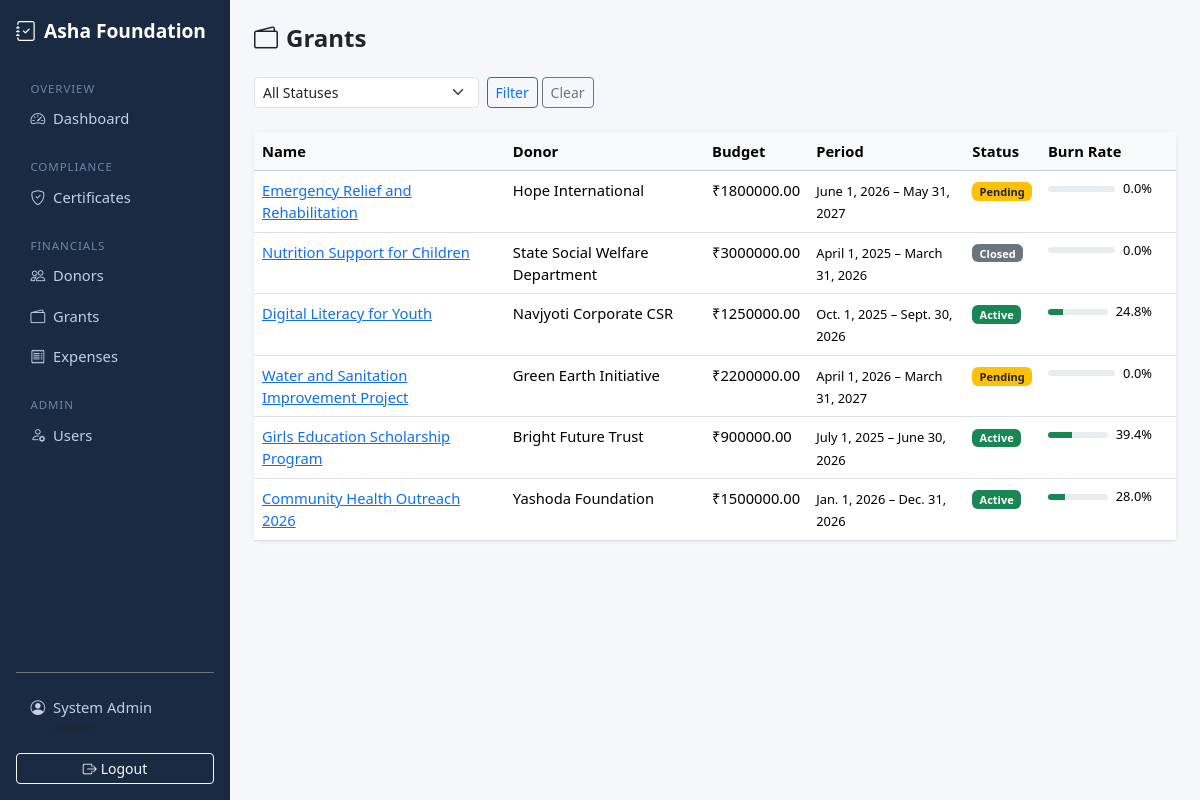
The app's page /grants/ (signed in) with its own data.
### apps/accounts/models.py (models this page shows, shortened)
class User(AbstractUser):
    ROLE_ADMIN = "admin"
    ROLE_FINANCE = "finance"
    ROLE_AUDITOR = "auditor"
    ROLE_CHOICES = [
        (ROLE_ADMIN, "Admin"),
        (ROLE_FINANCE, "Finance Manager"),
        (ROLE_AUDITOR, "Auditor"),
    ]
    role = models.CharField(
        max_length=20,
        choices=ROLE_CHOICES,
        default=ROLE_AUDITOR,
    )
    phone = models.CharField(max_length=20, blank=True)
    @property
    def is_admin_role(self):
        return self.role == self.ROLE_ADMIN
    @property
    def is_finance(self):
        return self.role == self.ROLE_FINANCE
    @property
    def is_auditor(self):
        return self.role == self.ROLE_AUDITOR
    @property
    def can_write(self):
        return self.role == self.ROLE_FINANCE

### apps/grants/models.py (models this page shows, shortened)
class Grant(models.Model):
    STATUS_PENDING = "pending"
    STATUS_ACTIVE = "active"
    STATUS_CLOSED = "closed"
    STATUS_CHOICES = [
        (STATUS_PENDING, "Pending"),
        (STATUS_ACTIVE, "Active"),
        (STATUS_CLOSED, "Closed"),
    ]
    donor = models.ForeignKey(Donor, on_delete=models.PROTECT, related_name="grants")
    name = models.CharField(max_length=250)
    total_amount = models.DecimalField(max_digits=14, decimal_places=2)
    start_date = models.DateField()
    end_date = models.DateField()
    purpose = models.TextField()
    status = models.CharField(max_length=10, choices=STATUS_CHOICES, default=STATUS_PENDING)
    agreement_file = models.FileField(upload_to="grants/agreements/", blank=True, null=True)
    is_active = models.BooleanField(default=True)  # soft delete
    created_at = models.DateTimeField(auto_now_add=True)
    updated_at = models.DateTimeField(auto_now=True)
    class Meta:
        ordering = ["-created_at"]
    @property
    def utilized_amount(self):
        from django.db.models import Sum
        result = self.allocations.filter(expense__is_active=True).aggregate(total=Sum("allocated_amount"))
        return result["total"] or 0
    @property
    def burn_rate(self):
        if self.total_amount == 0:
            return 0
        return round((self.utilized_amount / self.total_amount) * 100, 1)

### apps/donors/models.py (models this page shows, shortened)
class Donor(models.Model):
    TYPE_INDIVIDUAL = "individual"
    TYPE_ORGANIZATION = "organization"
    TYPE_GOVERNMENT = "government"
    TYPE_CORPORATE = "corporate"
    TYPE_CHOICES = [
        (TYPE_INDIVIDUAL, "Individual"),
        (TYPE_ORGANIZATION, "Organization"),
        (TYPE_GOVERNMENT, "Government"),
        (TYPE_CORPORATE, "Corporate"),
    ]
    name = models.CharField(max_length=200)
    donor_type = models.CharField(max_length=20, choices=TYPE_CHOICES, default=TYPE_INDIVIDUAL)
    email = models.EmailField(blank=True)
    phone = models.CharField(max_length=20, blank=True)
    country = models.CharField(max_length=100, default="India")
    address = models.TextField(blank=True)
    pan_number = models.CharField(max_length=20, blank=True, verbose_name="PAN Number")
    notes = models.TextField(blank=True)
    is_active = models.BooleanField(default=True)  # soft delete
    created_at = models.DateTimeField(auto_now_add=True)
    updated_at = models.DateTimeField(auto_now=True)
    class Meta:
        ordering = ["name"]

### apps/grants/views.py (the view)
# urls.py: path("", views.grant_list, name="grant_list"),
@login_required
@role_required("admin", "finance", "auditor")
def grant_list(request):
    grants = Grant.objects.filter(is_active=True).select_related("donor")
    status_filter = request.GET.get("status", "")
    if status_filter:
        grants = grants.filter(status=status_filter)
    return render(request, "grants/grant_list.html", {
        "grants": grants,
        "status_filter": status_filter,
        "status_choices": Grant.STATUS_CHOICES,
    })

### apps/grants/templates/grants/grant_list.html (shortened to what this page needs)
{% extends "base.html" %}
{% block content %}
<div class="d-flex justify-content-between align-items-center mb-4">
  <h4 class="fw-bold mb-0"><i class="bi bi-wallet2 me-2"></i>Grants</h4>
</div>
<form method="get" class="row g-2 mb-4">
  <div class="col-md-3">
    <select name="status" class="form-select form-select-sm">
      <option value="">All Statuses</option>
    </select>
  </div>
  <div class="col-auto">
    <button type="submit" class="btn btn-sm btn-outline-primary">Filter</button>
    <a href="{% url 'grants:grant_list' %}" class="btn btn-sm btn-outline-secondary">Clear</a>
  </div>
</form>
<div class="card">
  <div class="table-responsive">
    <table class="table table-hover mb-0">
      <thead class="table-light">
        <tr><th>Name</th><th>Donor</th><th>Budget</th><th>Period</th><th>Status</th><th>Burn Rate</th><th></th></tr>
      </thead>
      <tbody>
        {% for grant in grants %}
        <tr>
          <td><a href="{% url 'grants:grant_detail' grant.pk %}">{{ grant.name }}</a></td>
          <td>{{ grant.donor.name }}</td>
          <td>₹{{ grant.total_amount|floatformat:2 }}</td>
          <td><small>{{ grant.start_date }} – {{ grant.end_date }}</small></td>
          <td>
            <span class="badge {% if grant.status == 'active' %}bg-success{% elif grant.status == 'pending' %}bg-warning text-dark{% else %}bg-secondary{% endif %}">
              {{ grant.get_status_display }}
            </span>
          </td>
          <td style="min-width:120px;">
            <div class="d-flex align-items-center gap-2">
              <div class="progress flex-grow-1" style="height:6px;">
                <div class="progress-bar {% if grant.burn_rate >= 90 %}bg-danger{% elif grant.burn_rate >= 70 %}bg-warning{% else %}bg-success{% endif %}"
                     style="width:{{ grant.burn_rate }}%"></div>
              </div>
              <small>{{ grant.burn_rate }}%</small>
            </div>
          </td>
          <td class="text-end">
          </td>
        </tr>
        {% empty %}
        <tr><td colspan="7" class="text-center py-4 text-muted">No grants found.</td></tr>
        {% endfor %}
      </tbody>
    </table>
  </div>
</div>
{% endblock %}

### templates/base.html (shortened to what this page needs)
<!DOCTYPE html>
<html lang="en">
<head>
  <link href="https://cdn.jsdelivr.net/npm/bootstrap@5.3.3/dist/css/bootstrap.min.css" rel="stylesheet">
  <link href="https://cdn.jsdelivr.net/npm/bootstrap-icons@1.11.3/font/bootstrap-icons.min.css" rel="stylesheet">
</head>
<body>
{% if user.is_authenticated %}
<div class="d-flex">
  <nav class="sidebar d-flex flex-column p-3" style="width:230px;flex-shrink:0;">
    <a class="sidebar-brand text-decoration-none mb-4 d-flex align-items-center gap-2" href="{% url 'accounts:dashboard' %}">
      <i class="bi bi-journal-check fs-5"></i> Asha Foundation
    </a>
    <div class="nav-section">Overview</div>
    <a class="nav-link mb-1 {% if request.resolver_match.url_name == 'dashboard' %}active{% endif %}" href="{% url 'accounts:dashboard' %}">
      <i class="bi bi-speedometer2 me-2"></i>Dashboard
    </a>
    {% if user.is_admin_role %}
    <div class="nav-section mt-2">Compliance</div>
    <a class="nav-link mb-1" href="{% url 'compliance:document_list' %}">
      <i class="bi bi-shield-check me-2"></i>Certificates
    </a>
    {% endif %}
    {% if user.is_admin_role or user.is_finance or user.is_auditor %}
    <div class="nav-section mt-2">Financials</div>
    <a class="nav-link mb-1" href="{% url 'donors:donor_list' %}">
      <i class="bi bi-people me-2"></i>Donors
    </a>
    <a class="nav-link mb-1" href="{% url 'grants:grant_list' %}">
      <i class="bi bi-wallet2 me-2"></i>Grants
    </a>
    <a class="nav-link mb-1" href="{% url 'expenses:expense_list' %}">
      <i class="bi bi-receipt me-2"></i>Expenses
    </a>
    {% endif %}
    {% if user.is_admin_role %}
    <div class="nav-section mt-2">Admin</div>
    <a class="nav-link mb-1" href="{% url 'accounts:user_list' %}">
      <i class="bi bi-person-gear me-2"></i>Users
    </a>
    {% endif %}
    <div class="mt-auto pt-3 border-top border-secondary">
      <a class="nav-link mb-1" href="{% url 'accounts:profile' %}">
        <i class="bi bi-person-circle me-2"></i>{{ user.get_full_name|default:user.username }}
        <small class="d-block text-muted ms-4">{{ user.get_role_display }}</small>
      </a>
      <form method="post" action="{% url 'accounts:logout' %}" class="m-0">
        <button type="submit" class="btn btn-sm btn-outline-light w-100 mt-1">
          <i class="bi bi-box-arrow-right me-1"></i>Logout
        </button>
      </form>
    </div>
  </nav>
  <main class="flex-grow-1 p-4">
    {% block content %}{% endblock %}
  </main>
</div>
{% else %}
  {% block auth_content %}{% endblock %}
{% endif %}
</body>
</html>

### templates/base.html (style rules this page uses)
body { font-size: 0.92rem; }
.sidebar { min-height: 100vh; background: #1a2a42; }
.sidebar .nav-link { color: #c5cfe0; border-radius: 6px; padding: .45rem .9rem; }
.sidebar .nav-section { color: #6e84a8; font-size: .72rem; letter-spacing: .08em; text-transform: uppercase; padding: .6rem .9rem .2rem; }
.sidebar-brand { color: #fff; font-weight: 700; font-size: 1.2rem; }
main { background: #f5f7fa; min-height: 100vh; }
.card { border: none; box-shadow: 0 1px 4px rgba(0,0,0,.08); }

### records on screen
User: get_full_name "System Admin"
Grant: name "Emergency Relief and Rehabilitation", donor.name "Hope International", total_amount "1800000.00", start_date "June 1, 2026", end_date "May 31, 2027", status "Pending", burn_rate "0.0"
Grant: name "Nutrition Support for Children", donor.name "State Social Welfare Department", total_amount "3000000.00", start_date "April 1, 2025", end_date "March 31, 2026", status "Closed", burn_rate "0.0"
Grant: name "Digital Literacy for Youth", donor.name "Navjyoti Corporate CSR", total_amount "1250000.00", start_date "Oct. 1, 2025", end_date "Sept. 30, 2026", status "Active", burn_rate "24.8"
Grant: name "Water and Sanitation Improvement Project", donor.name "Green Earth Initiative", total_amount "2200000.00", start_date "April 1, 2026", end_date "March 31, 2027", status "Pending", burn_rate "0.0"
Grant: name "Girls Education Scholarship Program", donor.name "Bright Future Trust", total_amount "900000.00", start_date "July 1, 2025", end_date "June 30, 2026", status "Active", burn_rate "39.4"
Grant: name "Community Health Outreach 2026", donor.name "Yashoda Foundation", total_amount "1500000.00", start_date "Jan. 1, 2026", end_date "Dec. 31, 2026", status "Active", burn_rate "28.0"
